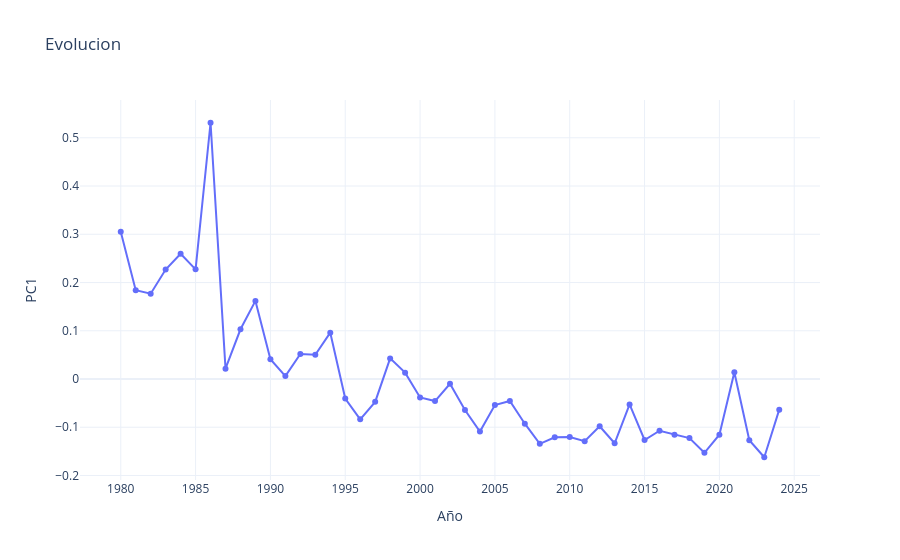

The notebook cell saved with this chart:
### Code cell
vectores = np.array([item["vector"] for item in historia])
years = [item["year"] for item in historia]

pca_1d = PCA(n_components=1)
coord_y_original = pca_1d.fit_transform(vectores).flatten()

df_flujo = pd.DataFrame({
    'year': years,
    'y_original': coord_y_original
})

# Grafico de linea
fig = px.line(
    df_flujo, 
    x='year', 
    y='y_original',
    title="Evolucion",
    labels={'y_original': 'PC1', 'year': 'Año'},
    markers=True, # ñuntos de cada año
    template="plotly_white"
)

#fig.update_traces(line_shape='spline', line_width=4) #esto es unicamente para "suavizar las esquinas"
fig.show()

### Figure 1 — Plotly figure (JSON) as saved in the notebook; plotly's stock layout.template omitted (floating-point values rounded to 4 significant figures)
{"data": [{"hovertemplate": "Año=%{x}<br>PC1=%{y}<extra></extra>", "legendgroup": "", "line": {"color": "#636efa", "dash": "solid"}, "marker": {"symbol": "circle"}, "mode": "lines+markers", "name": "", "orientation": "v", "showlegend": false, "type": "scatter", "x": [1980, 1981, 1982, 1983, 1984, 1985, 1986, 1987, 1988, 1989, 1990, 1991, 1992, 1993, 1994, 1995, 1996, 1997, 1998, 1999, 2000, 2001, 2002, 2003, 2004, 2005, 2006, 2007, 2008, 2009, 2010, 2011, 2012, 2013, 2014, 2015, 2016, 2017, 2018, 2019, 2020, 2021, 2022, 2023, 2024], "xaxis": "x", "y": [0.305, 0.1839, 0.1769, 0.2269, 0.2596, 0.2273, 0.5312, 0.02148, 0.1031, 0.1619, 0.041, 0.006013, 0.05199, 0.0504, 0.09602, -0.04043, -0.08353, -0.0474, 0.04271, 0.01317, -0.03832, -0.04577, -0.01002, -0.06434, -0.1089, -0.05409, -0.04563, -0.09264, -0.1344, -0.1208, -0.1204, -0.1289, -0.09803, -0.1332, -0.05272, -0.1265, -0.1072, -0.1156, -0.1226, -0.1529, -0.1155, 0.01387, -0.1269, -0.1622, -0.06352], "yaxis": "y"}], "layout": {"legend": {"tracegroupgap": 0}, "title": {"text": "Evolucion"}, "xaxis": {"anchor": "y", "domain": [0, 1], "title": {"text": "Año"}}, "yaxis": {"anchor": "x", "domain": [0, 1], "title": {"text": "PC1"}}}}
